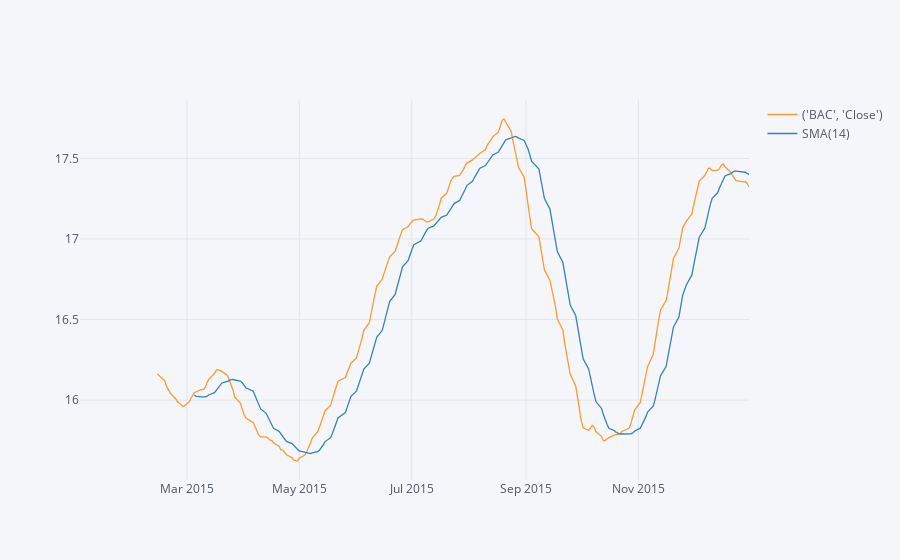

The cell this chart's notebook holds for it:
### Markdown cell above
** Use .ta_plot(study='sma') to create a Simple Moving Averages plot of Morgan Stanley for the year 2015.**

### Code cell
bank_stocks.loc['2015'].xs(('BAC','Close'),axis=1).rolling(30).mean().ta_plot(study='sma')

### Figure 1 — Plotly figure (JSON) as saved in the notebook; plotly's stock layout.template omitted (floating-point values rounded to 4 significant figures; data arrays with more than 128 entries replaced by an {"elided": "..."} marker saying what was removed)
{"data": [{"line": {"color": "rgba(255, 153, 51, 1.0)", "dash": "solid", "shape": "linear", "width": 1.3}, "mode": "lines", "name": "('BAC', 'Close')", "text": "", "type": "scatter", "x": {"elided": "252 str values"}, "y": {"elided": "252 mixed values"}}, {"line": {"color": "rgba(55, 128, 191, 1.0)", "dash": "solid", "shape": "linear", "width": 1.3}, "mode": "lines", "name": "SMA(14)", "text": "", "type": "scatter", "x": {"elided": "252 str values"}, "y": {"elided": "252 mixed values"}}], "layout": {"legend": {"bgcolor": "#F5F6F9", "font": {"color": "#4D5663"}}, "paper_bgcolor": "#F5F6F9", "plot_bgcolor": "#F5F6F9", "title": {"font": {"color": "#4D5663"}}, "xaxis": {"gridcolor": "#E1E5ED", "showgrid": true, "tickfont": {"color": "#4D5663"}, "title": {"font": {"color": "#4D5663"}, "text": ""}, "zerolinecolor": "#E1E5ED"}, "yaxis": {"gridcolor": "#E1E5ED", "showgrid": true, "tickfont": {"color": "#4D5663"}, "title": {"font": {"color": "#4D5663"}, "text": ""}, "zerolinecolor": "#E1E5ED"}}}
